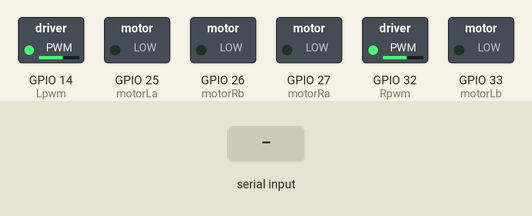
Recording of a sketch running on a simulated ESP32. On the bench: switched loads named in the sketch (green lamp = pin HIGH). The inputs (shaded band) are chosen by the test bench. Nothing arrives over Bluetooth unless stated.

Above: at 1.2 s.
1.3 s: "f" received over the second serial link
At 2.5 s:
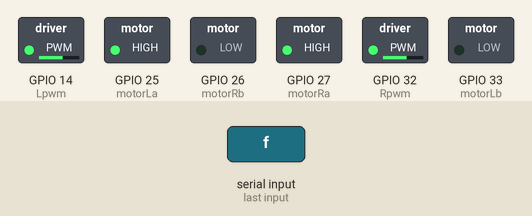
2.8 s: "b" received over the second serial link
At 3.9 s:
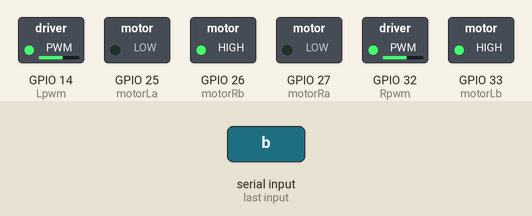
4.3 s: "r" received over the second serial link
At 5.0 s:
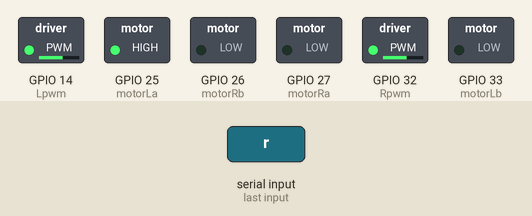
5.8 s: "l" received over the second serial link
At 6.1 s:
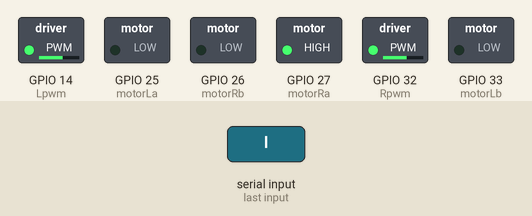
7.3 s: "s" received over the second serial link
At 8.5 s:
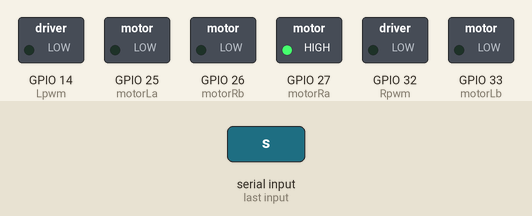
Timing chart, 0 to 9.8 s (numbered marks = the images above; inputs shaded):
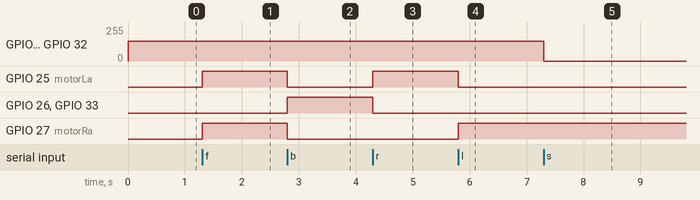

The sketch:

d_Bluetooth_Control.ino
```cpp
/*
  Author : Muhammad Luqman
  Date   : 16-9-2020

  - Drive Robot from your Smart Phone through Bluetooth

*/

#include "BluetoothSerial.h"
BluetoothSerial SerialBT;

// Defing the pins
#define motorRa 27
#define motorRb 26
#define motorLa 25
#define motorLb 33
#define Rpwm 32
#define Lpwm 14

const int channel_R = 0;
const int channel_L = 1;
const int freq = 5000;
const int res =8;
char command;


void setup() {
  Serial.begin(115200);
  setup_motors();
  SerialBT.begin("Connect to Robot Car");
}

void loop() {

  if (SerialBT.available()) {
      command=SerialBT.read();

  }

  switch (command) {
    case 'f':
      forward();
      break;
    case 'b':
      reverse();
      break;
    case 'r':
      right();
      break;
    case 'l':
      left();
      break;
    case 's':
      stopp();
      break;
}

  }

void stopp(){
  ledcWrite(channel_R , 0);
  ledcWrite(channel_L , 0);
}

void reverse(){
  digitalWrite(motorLa,LOW);
  digitalWrite(motorRa,LOW);
  digitalWrite(motorLb,HIGH);
  digitalWrite(motorRb,HIGH);
  ledcWrite(channel_R , 150);
  ledcWrite(channel_L , 150);
}
void forward(){
  digitalWrite(motorLa,HIGH);
  digitalWrite(motorRa,HIGH);
  digitalWrite(motorLb,LOW);
  digitalWrite(motorRb,LOW);
  ledcWrite(channel_R , 150);
  ledcWrite(channel_L , 150);
}

void left(){
  digitalWrite(motorLa,LOW);
  digitalWrite(motorRa,HIGH);
  digitalWrite(motorLb,LOW);
  digitalWrite(motorRb,LOW);
  ledcWrite(channel_R , 150);
  ledcWrite(channel_L , 150);
}
void right(){
  digitalWrite(motorLa,HIGH);
  digitalWrite(motorRa,LOW);
  digitalWrite(motorLb,LOW);
  digitalWrite(motorRb,LOW);
  ledcWrite(channel_R , 150);
  ledcWrite(channel_L , 150);
}

void setup_motors(){

  pinMode(motorLa, OUTPUT);
  pinMode(motorLb, OUTPUT);
  pinMode(motorRa, OUTPUT);
  pinMode(motorRb, OUTPUT);
  ledcSetup(channel_R ,freq , res);
  ledcSetup(channel_L ,freq , res);
  ledcAttachPin(Rpwm,channel_R);
  ledcAttachPin(Lpwm,channel_L);
  ledcWrite(channel_R , 150);
  ledcWrite(channel_L , 150);
}
```

Measured:
- after the input at 1.3 s, GPIO 25 (motorLa), GPIO 27 (motorRa): LOW → HIGH at once
- after the input at 2.8 s, GPIO 25 (motorLa), GPIO 27 (motorRa): HIGH → LOW at once; GPIO 26 (motorRb), GPIO 33 (motorLb): LOW → HIGH at once
- after the input at 4.3 s, GPIO 25 (motorLa): LOW → HIGH at once; GPIO 26 (motorRb), GPIO 33 (motorLb): HIGH → LOW at once
- after the input at 5.8 s, GPIO 25 (motorLa): HIGH → LOW at once; GPIO 27 (motorRa): LOW → HIGH at once
- after the input at 7.3 s, GPIO 14 (Lpwm), GPIO 32 (Rpwm): 149/255 → 0/255 at once
